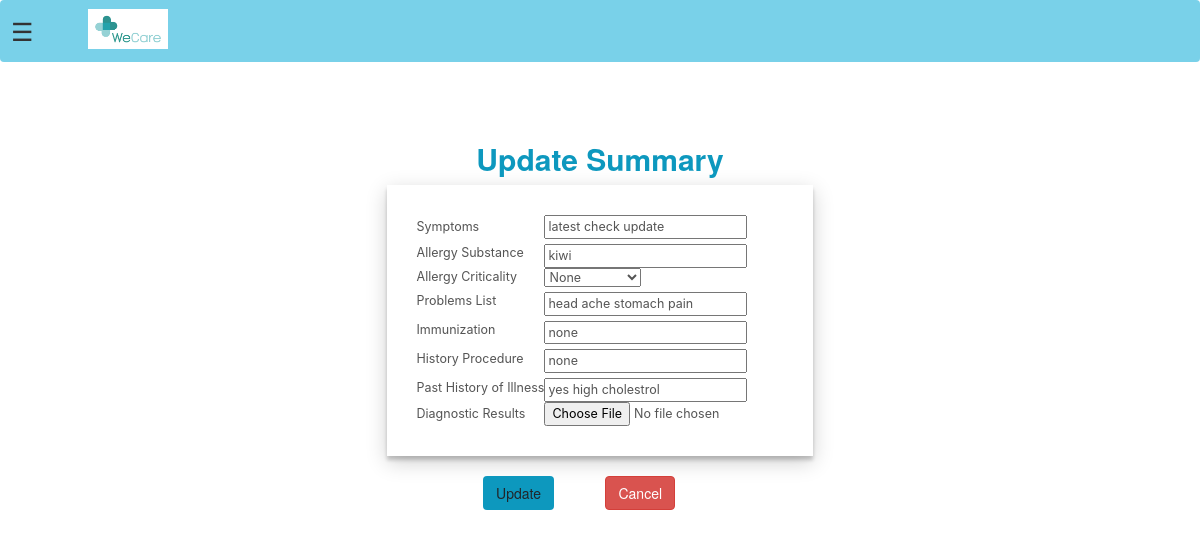
The app's page /update-summary/3 (signed in) with its own data.
### hospital/models.py (models this page shows, shortened)
class Patient(models.Model):
    user = models.OneToOneField(User, on_delete=models.CASCADE)
    profile_pic = models.ImageField(
        upload_to='profile_pic/PatientProfilePic/', null=True, blank=True)
    address = models.CharField(max_length=40)
    mobile = models.CharField(max_length=20, null=False)
    symptoms = models.CharField(max_length=100, null=False)
    assignedDoctorId = models.PositiveIntegerField(null=True)
    allergy_substance = models.CharField(max_length=100)
    allergy_criticality = models.CharField(
        max_length=20, choices=criticality, default='low')
    problems_list = models.CharField(max_length=100, null=False)
    immunization = models.CharField(max_length=100, null=False)
    history_procedure = models.CharField(max_length=100, null=False)
    diagnostic_results = models.FileField(
        upload_to='patient_document/', null=True, blank=True)
    past_history_of_illness = models.CharField(max_length=100, null=False)

### hospital/views.py (the view, shortened to what this page needs)
@login_required(login_url='patientlogin')
@user_passes_test(is_patient)
def update_summary_view(request, pk):
    patient = models.Patient.objects.all().filter(id=pk).first()
    patientDict ={
        'patient' :patient
    }
    return render(request,'hospital/update_summary.html',context=patientDict)

### hospital/views.py (called while the page is built)
def is_patient(user):
    return user.groups.filter(name='PATIENT').exists()

### templates/hospital/update_summary.html (shortened to what this page needs)
{% extends 'hospital/patient_base.html' %}
{% load static %}
{% block content %}
{% load widget_tweaks %}
<head>
    <link href="//netdna.bootstrapcdn.com/bootstrap/3.0.0/css/bootstrap.min.css" rel="stylesheet" id="bootstrap-css">
</head>
<div class="container">
    <form method="POST" enctype="multipart/form-data">
        <h2>Update Summary</h2>
        <table class="table-class">
            <tr class="tr-info">
            <tr>
                <td class="first">
                    Symptoms
                </td>
                <td class="field-top">
                    <input type="text" required name="symptoms" required value="{{patient.symptoms}}">
                </td>
            </tr>
            <tr>
                <td class="table-info">
                    Allergy Substance
                </td>
                <td class="field">
                    <input type="text" required name="allergy_substance" required value="{{patient.allergy_substance}}">
                </td>
            </tr>
            <tr>
                <td class="table-info">
                    Allergy Criticality
                </td>
                <td>
                    <select required name="allergy_criticality">
                        <option value="None">None</option>
                    </select>
                </td>
            </tr>
            <tr>
                <td class="table-info">
                    Problems List
                </td>
                <td class="field">
                    <input type="text" required name="problems_list" value="{{patient.problems_list}}">
                </td>
            </tr>
            <tr>
                <td class="table-info">
                    Immunization
                </td>
                <td class="field">
                    <input type="text" required name="immunization" value="{{patient.immunization}}">
                </td>
            </tr>
            <tr class="last">
                <td class="table-info">
                    History Procedure
                </td>
                <td class="field">
                    <input type="text" required name="history_procedure" value="{{patient.history_procedure}}">
                </td>
            </tr>
            <tr>
                <td class="table-info">
                    Past History of Illness
                </td>
                <td class="field">
                    <input type="text" required name="past_history_of_illness"
                        value="{{patient.past_history_of_illness}}">
                </td>
            </tr>
            <tr>
                <td class="last">
                    Diagnostic Results
                </td>
                <td class="field-last">
                    <input type="file" name="diagnostic_results" action="image/*">
                </td>
            </tr>
        </table>
        <br>
        <div id="outer">
            <div class="inner"><input type="submit" value="Update" name="submit" class="btn btn-white" role="button"
                    aria-pressed="true"><b style="color: #fff;">Update</b></button></div>
            <div class="inner"><input type="button" name="cancel" value="Cancel" onclick="history.back()" formnovalidate
                    class="btn btn-danger" role="button" aria-pressed="true"><b style="color: #fff;">Delete</b></div>
        </div>
    </form>
</div>
<br><br><br><br>
{% endblock content %}

### templates/hospital/update_summary.html (style rules this page uses)
.table-class { margin-left: auto; margin-right: auto; padding-left: 50px; box-shadow: 0 4px 4px 0 rgba(0, 0, 0, 0.2), 0 6px 20px 0 rgba(0, 0, 0, 0.19); font-size: 1.25rem; font-family: -apple-system, BlinkMacSystemFont, "Segoe UI", Roboto, "Helvetica Neue", Arial, "Noto Sans", sans-serif, "Apple Color Emoji", "Segoe UI Emoji", "Segoe UI Symbol", "Noto Color Emoji"; color: #555; padding-bottom: 30px; }
.table-info { background-color: white; padding-left: 30px; }
h2 { text-align: center; color: #0D98BE; font-weight: bold; }
.btn-white { background-color: #0D98BE }
.field { padding-top: 5px; padding-right: 50px; }
.field-top { padding-top: 30px; }
.field-last { padding-bottom: 30px; }
.last { padding-bottom: 30px; padding-left: 30px; }
.first { padding-top: 30px; padding-left: 30px; }
#outer { width: 100%; text-align: center; }
.inner { display: inline-block; }

### records on screen
Patient: symptoms "latest check update", allergy_substance "kiwi", problems_list "head ache stomach pain", immunization "none", history_procedure "none", past_history_of_illness "yes high cholestrol"
